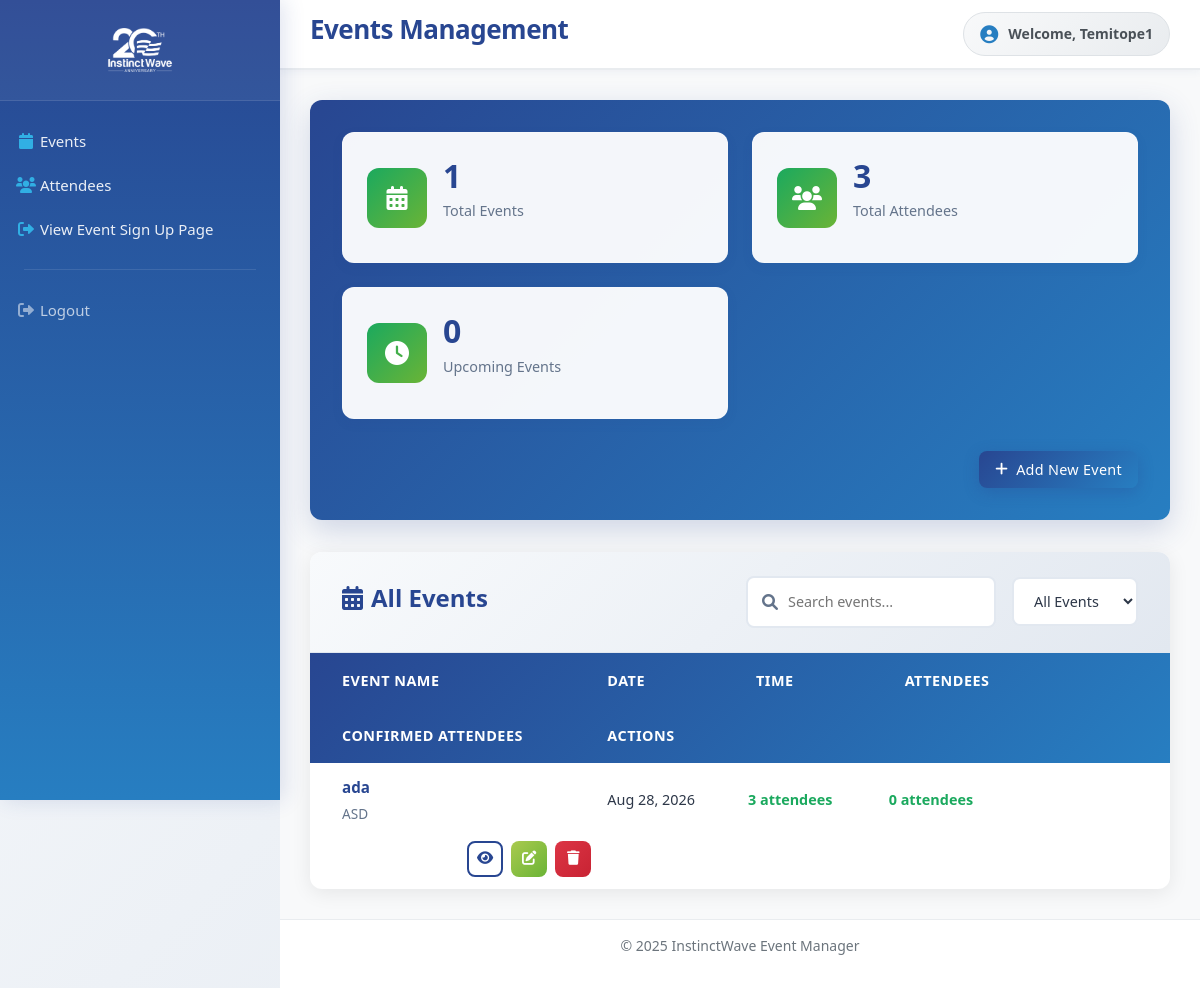
Screenshot of /events/ (signed in) with the database file from the repository.
### eventapp/models.py (models this page shows, shortened)
class Event(models.Model):
    EVENT_STATUS = [
        ("Upcoming","Upcoming"),
        ("Active","Active"),
        ("Past","Past"),
    ]
    title = models.CharField(max_length=255)
    description = models.TextField()
    date = models.DateField()
    time = models.TimeField( null=True)
    location = models.CharField(max_length=255)
    attendees = models.ManyToManyField(Attendee, blank=True, related_name="events")
    created_by = models.ForeignKey(User, on_delete=models.CASCADE, related_name="events_created")
    status = models.CharField(choices=EVENT_STATUS, default="Upcoming")

### eventapp/views.py (the view)
# urls.py: path("events/", views.event_list, name="event_list"),
@login_required
def event_list(request):
    paginator = Paginator(Event.objects.all().order_by("date"), 10)
    page_number = request.GET.get('page')
    page_obj = paginator.get_page(page_number)
    if not check_admin(request.user):
        return HttpResponseForbidden("You are not authorized to view this page.")
    events = Event.objects.all().order_by("date")
    for event in events:
        if event.date < dated.today():
            event.status = "Past"
            event.save()
        if event.date == dated.today():
            event.status = "Active"
            event.save()
    total_attendees = sum(event.attendees.count() for event in events)
    upcoming_events = Event.objects.filter(status="Upcoming").count()
    for event in events:
        event.attended_count = event.attendees.filter(attended=True).count()
    context = {
        "events": events,
        "total_attendees": total_attendees,
        "upcoming_events": upcoming_events,
        "page_obj": page_obj,
    }
    return render(request, "events/event_list.html", context)

### eventapp/views.py (called while the page is built)
def check_admin(user):
    return hasattr(user, "admin_profile")

### templates/events/event_list.html (shortened to what this page needs)
{% extends "accounts/base.html" %}
{% load static%}
{% block page_title %}Events Management{% endblock %}
{% block content %}
<link rel="stylesheet" href="https://stackpath.bootstrapcdn.com/bootstrap/4.5.2/css/bootstrap.min.css">
<link rel="stylesheet" href="{% static "css/event_list.css" %}">
<div class="dashboard-header">
    <div class="dashboard-stats">
        <div class="stat-card">
            <div class="stat-icon">
                <i class="fas fa-calendar-alt"></i>
            </div>
            <div class="stat-content">
                <h3>{{ events|length }}</h3>
                <p>Total Events</p>
            </div>
        </div>
        <div class="stat-card">
            <div class="stat-icon">
                <i class="fas fa-users"></i>
            </div>
            <div class="stat-content">
                <h3>{{ total_attendees }}</h3>
                <p>Total Attendees</p>
            </div>
        </div>
        <div class="stat-card">
            <div class="stat-icon">
                <i class="fas fa-clock"></i>
            </div>
            <div class="stat-content">
                <h3>{{ upcoming_events|default:"0" }}</h3>
                <p>Upcoming Events</p>
            </div>
        </div>
    </div>
    <div class="dashboard-actions">
        <a class="btn btn-primary" href="{% url 'add_event' %}">
            <i class="fas fa-plus"></i>
            Add New Event
        </a>
    </div>
</div>
<div class="content-section">
    <div class="section-header">
        <h2>
            <i class="fas fa-calendar-alt"></i>
            All Events
        </h2>
        <div class="section-actions">
            <div class="search-box">
                <i class="fas fa-search"></i>
                <input type="text" placeholder="Search events...">
            </div>
            <select class="filter-select">
                <option>All Events</option>
            </select>
        </div>
    </div>
    <div class="events-table-container">
        <div class="events-table-header">
            <div>Event Name</div>
            <div>Date</div>
            <div>Time</div>
            <div>Attendees</div>
            <div>Confirmed Attendees</div>
            <div>Actions</div>
        </div>
        <div class="events-list">
            {% for event in events %}
            <div class="event-item">
                <div class="event-name-column">
                    <div class="event-name">{{ event.title }}</div>
                    <div class="event-venue">{{ event.location }}</div>
                </div>
                <div class="event-date">{{ event.date|date:"M d, Y" }}</div>
                <div class="event-attendees">{{ event.attendees.count }} attendees</div>
                <div class="event-attendees">{{ event.attended_count }} attendees</div>
                <div class="event-actions">
                    <a href="{% url 'event_detail' event.id %}" class="btn btn-outline btn-action" title="View Event">
                        <i class="fas fa-eye"></i>
                    </a>
                    <button type="button" class="btn btn-action btn-edit" title="Edit Event" data-toggle="modal" data-target="#editModal-{{ event.id }}">
                        <i class="fas fa-edit"></i>
                    </button>
                    <button type="button" class="btn btn-danger btn-action" title="Delete Event" data-toggle="modal" data-target="#deleteModal-{{ event.id }}">
                        <i class="fas fa-trash"></i>
                    </button>
                </div>
            </div>
        </div>
            {% endfor %}
        </div>
    </div>
{% endblock %}

### templates/accounts/base.html (shortened to what this page needs)
<!DOCTYPE html>
{% load static %}
<html lang="en">
<head>
    <link href="https://cdnjs.cloudflare.com/ajax/libs/font-awesome/6.0.0/css/all.min.css" rel="stylesheet">
    <link rel="stylesheet" href="{% static 'css/style.css' %}">
</head>
<body>
    <div class="dashboard-container">
        <aside class="sidebar">
            <div class="sidebar-header">
                <div class="logo">
                    <img src="{% static 'images/logo.png' %}" alt="Logo">
                </div>
            </div>
            <nav class="sidebar-nav">
                <ul>
                    {% if user.is_authenticated %}
                        <li><a href="{% url 'event_list' %}" class="nav-link"><i class="fas fa-calendar"></i> Events</a></li>
                        <li><a href="{% url 'attendees-list' %}" class="nav-link"><i class="fas fa-users"></i> Attendees</a></li>
                        <li><a href="{% url 'event-signup' %}" class="nav-link"><i class="fas fa-sign-out-alt"></i> View Event Sign Up Page</a></li>
                        <li class="nav-divider"></li>
                        <li><a href="{% url 'logout' %}" class="nav-link logout"><i class="fas fa-sign-out-alt"></i> Logout</a></li>
                    {% endif %}
                </ul>
            </nav>
        </aside>
        <main class="main-content">
            <header class="topbar">
                <div class="topbar-left">
                    <h1 class="page-title">{% block page_title %}Dashboard{% endblock %}</h1>
                </div>
                <div class="topbar-right">
                    {% if user.is_authenticated %}
                        <div class="user-info">
                            <i class="fas fa-user-circle"></i>
                            <span>Welcome, {{ user.username }}</span>
                        </div>
                    {% endif %}
                </div>
            </header>
            <div class="content-area">
                {% block content %}
                {% endblock %}
            </div>
        </main>
    </div>
    <footer class="dashboard-footer">
        <p>&copy; {{ year|default:2025 }} InstinctWave Event Manager</p>
    </footer>
</body>
</html>

### eventapp/static/css/style.css (style rules this page uses)
* { margin: 0; padding: 0; box-sizing: border-box; }
body { font-family: -apple-system, BlinkMacSystemFont, 'Segoe UI', Roboto, Oxygen, Ubuntu, Cantarell, sans-serif; line-height: 1.6; color: #333; background: #f8f9fa; min-height: 100vh; }
.dashboard-container { display: flex; min-height: 100vh; transition: all 0.3s ease; }
.sidebar { width: 280px; background: linear-gradient(180deg, #284691 0%, #277EC1 100%); color: white; position: fixed; top: 0; left: 0; height: 100vh; z-index: 1000; transition: all 0.3s cubic-bezier(0.4, 0, 0.2, 1); box-shadow: 4px 0 20px rgba(40, 70, 145, 0.15); overflow-y: auto; }
.sidebar-header { padding: 25px 20px; border-bottom: 1px solid rgba(255, 255, 255, 0.1); background: rgba(255, 255, 255, 0.05); }
.logo img { height: 50px; width: auto; filter: brightness(0) invert(1); }
.logo { text-align: center; }
.sidebar-nav { padding: 20px 0; }
.sidebar-nav ul { list-style: none; }
.sidebar-nav li { margin-bottom: 4px; }
.nav-link { display: flex; align-items: center; gap: 12px; padding: 14px 24px; color: rgba(255, 255, 255, 0.9); text-decoration: none; transition: all 0.3s ease; font-weight: 500; font-size: 15px; border-radius: 0; position: relative; }
.nav-link i { width: 20px; text-align: center; font-size: 16px; color: #31AFE4; }
.nav-divider { height: 1px; background: rgba(255, 255, 255, 0.1); margin: 20px 24px; }
.nav-link.logout { color: rgba(255, 255, 255, 0.7); margin-top: 20px; }
.nav-link.logout i { color: rgba(255, 255, 255, 0.5); }
.main-content { flex: 1; margin-left: 280px; display: flex; flex-direction: column; transition: all 0.3s ease; min-height: 100vh; }
.topbar { background: white; border-bottom: 2px solid #e9ecef; padding: 0 30px; height: 70px; display: flex; align-items: center; justify-content: space-between; box-shadow: 0 2px 8px rgba(40, 70, 145, 0.05); position: sticky; top: 0; z-index: 999; }
.topbar-left { display: flex; align-items: center; gap: 20px; }
.page-title { font-size: 26px; font-weight: 700; color: #284691; letter-spacing: -0.5px; }
.topbar-right { display: flex; align-items: center; gap: 20px; }
.user-info { display: flex; align-items: center; gap: 10px; padding: 10px 16px; background: linear-gradient(135deg, #f8f9fa 0%, #e9ecef 100%); border-radius: 25px; color: #495057; font-weight: 600; font-size: 14px; border: 1px solid #dee2e6; }
.user-info i { font-size: 18px; color: #277EC1; }
.content-area { flex: 1; padding: 30px; background: #f8f9fa; min-height: calc(100vh - 140px); }
.dashboard-footer { background: white; border-top: 1px solid #e9ecef; padding: 15px 30px; text-align: center; color: #6c757d; font-size: 14px; margin-left: 280px; transition: all 0.3s ease; }
.stat-card { background: white; border-radius: 12px; padding: 25px; box-shadow: 0 4px 12px rgba(40, 70, 145, 0.08); border-left: 4px solid #277EC1; transition: all 0.3s ease; }
.btn { display: inline-flex; align-items: center; gap: 8px; padding: 12px 20px; border: none; border-radius: 8px; font-weight: 600; font-size: 14px; cursor: pointer; transition: all 0.3s ease; text-decoration: none; letter-spacing: 0.3px; }
.btn-primary { background: linear-gradient(135deg, #284691 0%, #277EC1 100%); color: white; }
.btn-outline { background: transparent; border: 2px solid #284691; color: #284691; }
.sidebar, .main-content, .dashboard-footer, .nav-link, .btn, .stat-card { transition: all 0.3s cubic-bezier(0.4, 0, 0.2, 1); }

### rows the page displays
Event: title "ada", location "ASD", date "Aug 28, 2026", attendees.count "3", attended_count "0"

### other values shown
{{ user.username }} "Temitope1"
{{ events|length }} "1"
{{ total_attendees }} "3"
{{ upcoming_events|default:"0" }} "0"
{{ year|default:2025 }} "2025"
